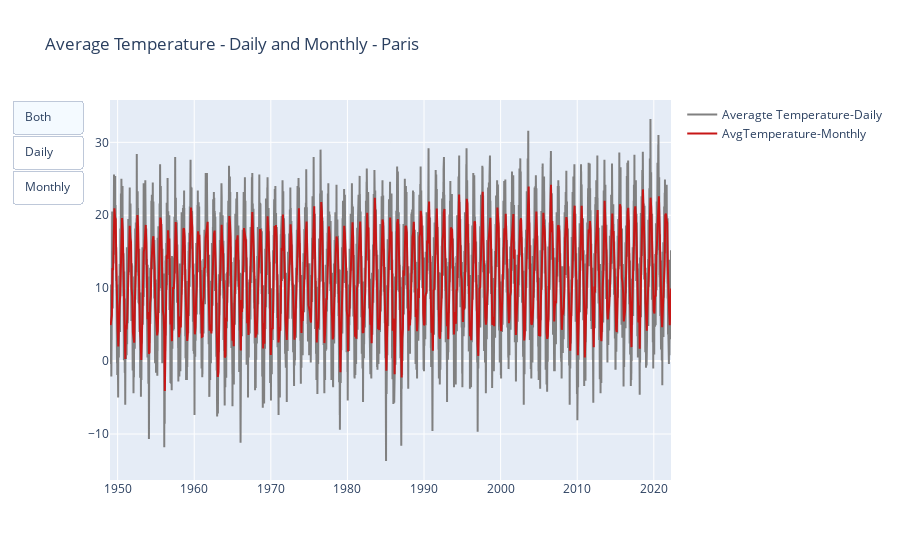

Source (notebook cell):
### Code cell
data =[go.Scatter(x=df_meteo.index,y=df_meteo['TG'],name='Averagte Temperature-Daily',marker=dict(color='grey')),
        go.Scatter(x= df_meteo_monthly.index,y=df_meteo_monthly['TG'],name='AvgTemperature-Monthly',marker=dict(color='#c71616'))
        ]
fig = go.Figure(data)

buttons = [dict(label='Both',method='restyle',args=[{'visible':[True,True]}]),
           dict(label='Daily',method='restyle',args=[{'visible':[True,False]}]),
           dict(label='Monthly',method='restyle',args=[{'visible':[False,True]}])]

updatemenus=[dict(type="buttons",direction='down',buttons=buttons)]
fig.update_layout(updatemenus=updatemenus,title='Average Temperature - Daily and Monthly - Paris')

### Figure 1 — Plotly figure (JSON) as saved in the notebook; plotly's stock layout.template omitted (floating-point values rounded to 4 significant figures; data arrays with more than 128 entries replaced by an {"elided": "..."} marker saying what was removed)
{"data": [{"marker": {"color": "grey"}, "name": "Averagte Temperature-Daily", "type": "scatter", "x": {"elided": "26753 str values"}, "y": {"elided": "26753 float values"}}, {"marker": {"color": "#c71616"}, "name": "AvgTemperature-Monthly", "type": "scatter", "x": {"elided": "879 str values"}, "y": {"elided": "879 float values"}}], "layout": {"title": {"text": "Average Temperature - Daily and Monthly - Paris"}, "updatemenus": [{"buttons": [{"args": [{"visible": [true, true]}], "label": "Both", "method": "restyle"}, {"args": [{"visible": [true, false]}], "label": "Daily", "method": "restyle"}, {"args": [{"visible": [false, true]}], "label": "Monthly", "method": "restyle"}], "direction": "down", "type": "buttons"}]}}
